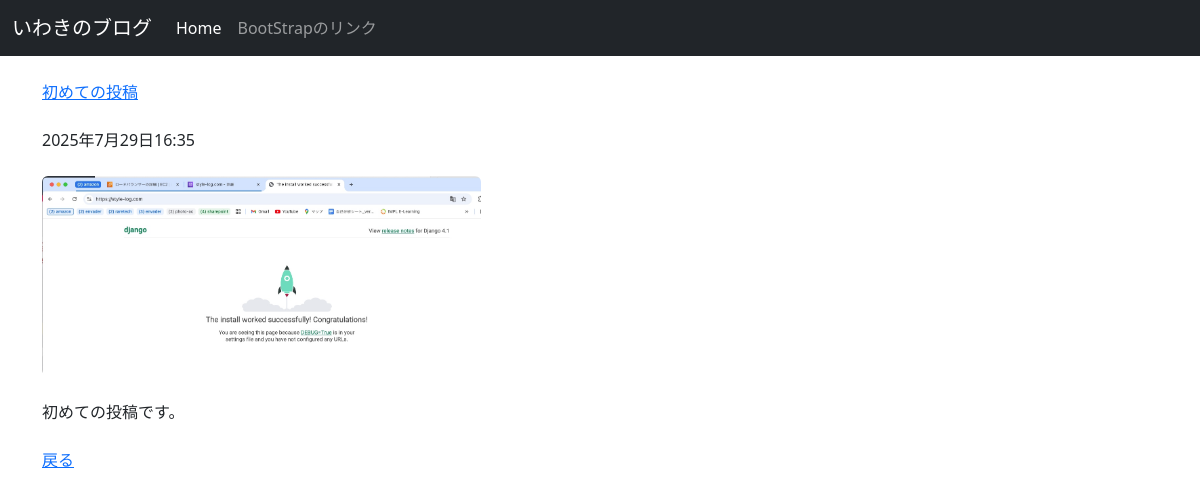
The app's page /posts/1/ with its own data.
### posts/models.py (models this page shows, shortened)
class Post(models.Model):
  title = models.CharField(max_length=100)
  published = models.DateTimeField()
  image = models.ImageField(upload_to='media/')
  body = models.TextField()

### posts/views.py (the view)
# urls.py: path('posts/<int:post_id>/', views.post_detail,name='post_detail'),
def post_detail(request,post_id):
  post = get_object_or_404(Post,pk=post_id)
  return render(request,'posts/post_detail.html',{'post':post})

### posts/templates/posts/post_detail.html (shortened to what this page needs)
<!DOCTYPE html>
<html lang="ja-jp">
 <head>
     <link href="https://cdn.jsdelivr.net/npm/bootstrap@5.3.0/dist/css/bootstrap.min.css" rel="stylesheet">
  </head>
 <body>
  <nav class="navbar navbar-expand-lg navbar-dark bg-dark">
  <div class="container-fluid">
    <a class="navbar-brand" href="#">いわきのブログ</a>
    <div class="collapse navbar-collapse" id="navbarSupportedContent">
      <ul class="navbar-nav me-auto mb-2 mb-lg-0">
        <li class="nav-item">
          <a class="nav-link active" aria-current="page" href="#">Home</a>
        </li>
        <li class="nav-item">
          <a class="nav-link" href="https://getbootstrap.jp/docs/5.3/getting-started/introduction/">BootStrapのリンク</a>
        </li>
      </ul>
    </div>
  </div>
</nav>
<div class="container">
    <br />
    <a href="{% url 'post_detail' post.id %}"> {{post.title }}</a>
     <br /><br />
     {{ post.published }}
     <br /><br />
     <img src="{{ post.image.url }}" class ="img-fluid rounded" style="max-height: 200px;"/>
     <br /><br />
     {{ post.body }}
     <br /><br />
     <a href="{% url 'index' %}">戻る</a>
  </div>
 </body>
</html>

### records on screen
Post: title "初めての投稿", published "2025年7月29日16:35", image (picture), body "初めての投稿です。"
